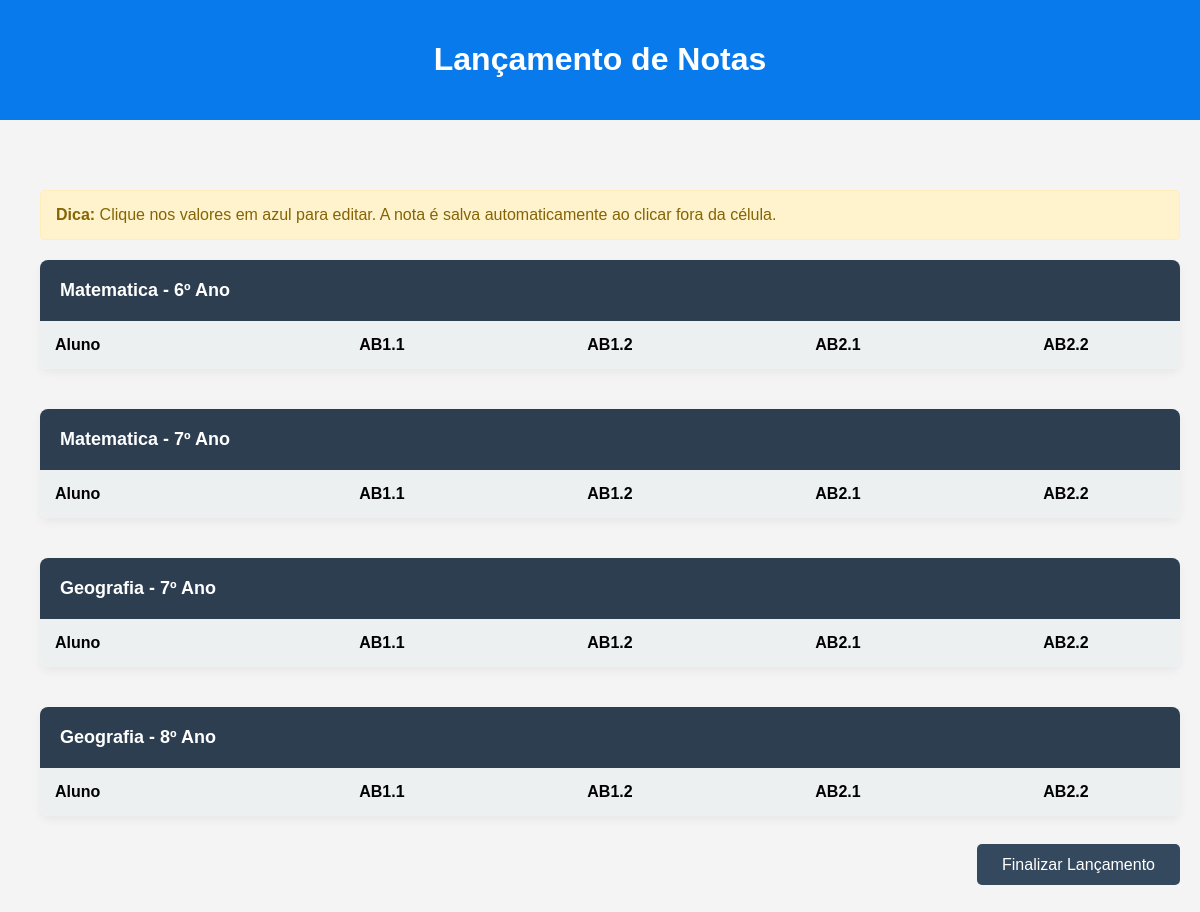
Page /notas on the earlier database version.
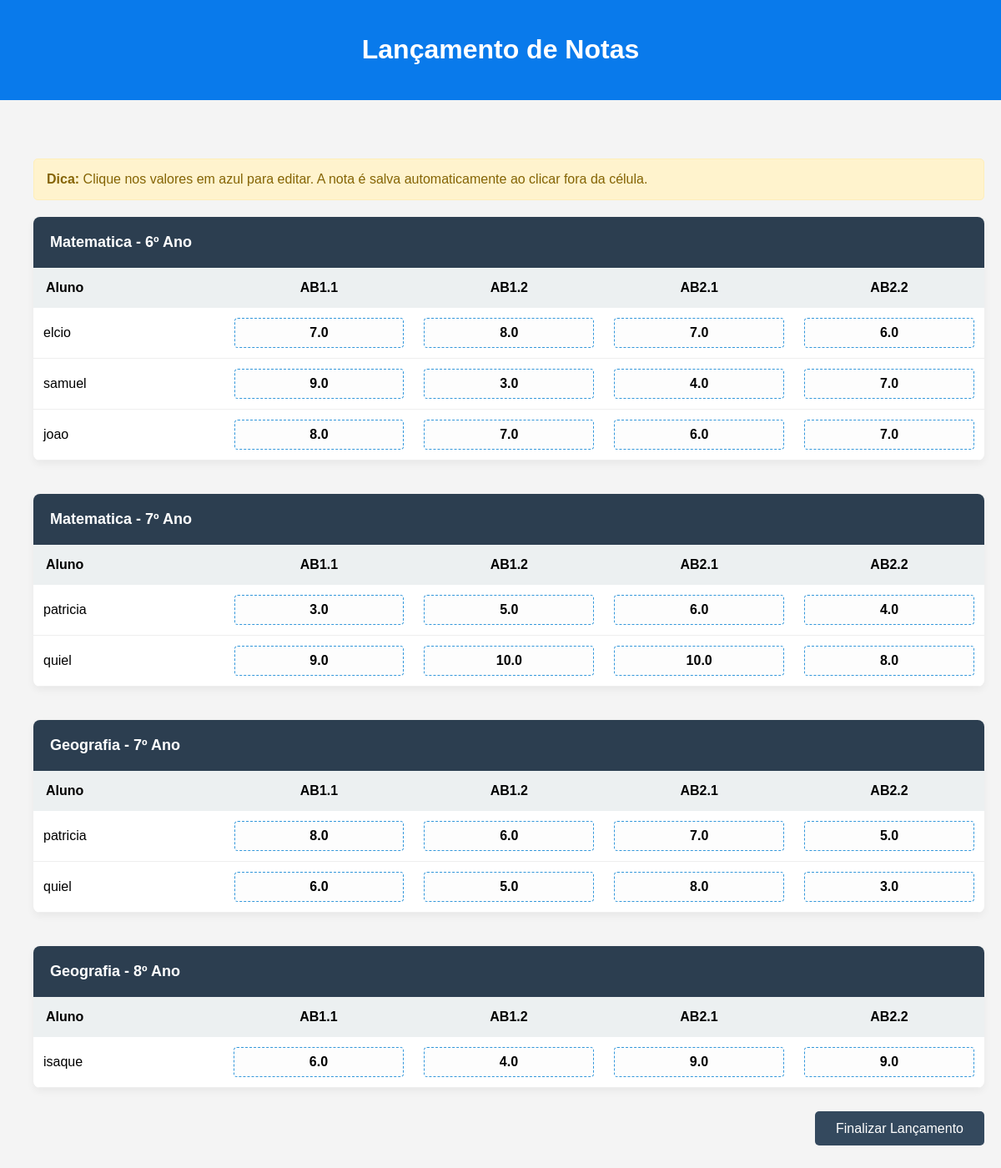
Same page on the later database version.
### tables this page shows
CREATE TABLE usuarios (
        id INTEGER PRIMARY KEY AUTOINCREMENT,
        nome TEXT NOT NULL,
        cpf TEXT UNIQUE NOT NULL,
        email TEXT UNIQUE NOT NULL,
        senha TEXT NOT NULL,
        tipo TEXT NOT NULL,      -- Define se é 'aluno' ou 'professor'
        ano_letivo INTEGER        -- Usado apenas para alunos (ex: 1, 2, 3)
    );

CREATE TABLE notas (
        id INTEGER PRIMARY KEY AUTOINCREMENT,
        aluno_id INTEGER,
        materia_id INTEGER,
        ano_letivo INTEGER,
        ab1_1 REAL DEFAULT 0,
        ab1_2 REAL DEFAULT 0,
        ab2_1 REAL DEFAULT 0,
        ab2_2 REAL DEFAULT 0,
        FOREIGN KEY (aluno_id) REFERENCES usuarios(id),
        FOREIGN KEY (materia_id) REFERENCES materias(id)
    );

### app.py (the view)
@app.route("/notas")
def notas():
    conn = conectar()
    cursor = conn.cursor()
    cursor.execute("SELECT id FROM usuarios WHERE tipo='professor' LIMIT 1")
    professor = cursor.fetchone()
    if not professor:
        return "Nenhum professor encontrado no sistema"
    professor_id = professor[0]
    cursor.execute("""
    SELECT m.nome, pm.ano_letivo
    FROM professor_materias pm
    JOIN materias m ON pm.materia_id = m.id
    WHERE pm.professor_id = ?
    """, (professor_id,))
    turmas_professor = cursor.fetchall()
    turmas = []
    for materia_nome, ano in turmas_professor:
        cursor.execute("SELECT id, nome, email FROM usuarios WHERE tipo='aluno' AND ano_letivo=?", (ano,))
        alunos = cursor.fetchall()
        alunos_formatados = []
        for aluno in alunos:
            aluno_id = aluno[0]
            cursor.execute("""
            SELECT n.ab1_1, n.ab1_2, n.ab2_1, n.ab2_2
            FROM notas n
            JOIN materias m ON n.materia_id = m.id
            WHERE n.aluno_id=? AND m.nome=? AND n.ano_letivo=?
            """,(aluno_id, materia_nome, ano))
            notas = cursor.fetchone()
            if notas:
                ab1_1, ab1_2, ab2_1, ab2_2 = notas
            else:
                ab1_1 = ab1_2 = ab2_1 = ab2_2 = "-"
            alunos_formatados.append({
                "id": aluno_id,
                "nome": aluno[1],
                "email": aluno[2],
                "ab1_1": ab1_1, "ab1_2": ab1_2, "ab2_1": ab2_1, "ab2_2": ab2_2
            })
        turmas.append({
            "materia": materia_nome,
            "ano": ano,
            "alunos": alunos_formatados
        })
    conn.close()
    return render_template("notas.html", turmas=turmas)

### app.py (called while the page is built)
def conectar():
    return sqlite3.connect("escola.db")

### template/notas.html (shortened to what this page needs)
<!DOCTYPE html>
<html lang="pt-br">
<head>
    <link rel="stylesheet" href="{{ url_for('static', filename='css/style.css') }}">
</head>
<body>
    <header><h1>Lançamento de Notas</h1></header>
    <main class="container">
        <div class="instrucao">
            <strong>Dica:</strong> Clique nos valores em azul para editar. A nota é salva automaticamente ao clicar fora da célula.
        </div>
        {% for turma in turmas %}
        <div class="tabela-notas">
            <h2>{{ turma.materia }} - {{ turma.ano }}º Ano</h2>
            <table>
                <thead>
                    <tr>
                        <th style="text-align: left;">Aluno</th>
                        <th>AB1.1</th>
                        <th>AB1.2</th>
                        <th>AB2.1</th>
                        <th>AB2.2</th>
                    </tr>
                </thead>
                <tbody>
                    {% for aluno in turma.alunos %}
                    <tr>
                        <td style="text-align: left;">{{ aluno.nome }}</td>
                        <td><div class="nota-editavel nota" contenteditable="true" data-aluno="{{ aluno.id }}" data-materia="{{ turma.materia }}" data-ano="{{ turma.ano }}" data-campo="ab1_1">{{ aluno.ab1_1 or '-' }}</div></td>
                        <td><div class="nota-editavel nota" contenteditable="true" data-aluno="{{ aluno.id }}" data-materia="{{ turma.materia }}" data-ano="{{ turma.ano }}" data-campo="ab1_2">{{ aluno.ab1_2 or '-' }}</div></td>
                        <td><div class="nota-editavel nota" contenteditable="true" data-aluno="{{ aluno.id }}" data-materia="{{ turma.materia }}" data-ano="{{ turma.ano }}" data-campo="ab2_1">{{ aluno.ab2_1 or '-' }}</div></td>
                        <td><div class="nota-editavel nota" contenteditable="true" data-aluno="{{ aluno.id }}" data-materia="{{ turma.materia }}" data-ano="{{ turma.ano }}" data-campo="ab2_2">{{ aluno.ab2_2 or '-' }}</div></td>
                    </tr>
                    {% endfor %}
                </tbody>
            </table>
        </div>
        {% endfor %}
        <div class="btn-save-box">
            <a href="/dashboard_professor" class="btn-voltar" style="background: #34495e; color: white; padding: 12px 25px; border-radius: 5px; text-decoration: none;">Finalizar Lançamento</a>
        </div>
    </main>
</body>
</html>

Differences in the rows shown:
added usuarios: nome "elcio"
added notas: ab1_1 "7.0", ab1_2 "8.0", ab2_1 "7.0", ab2_2 "6.0"
added usuarios: nome "samuel"
added notas: ab1_1 "9.0", ab1_2 "3.0", ab2_1 "4.0", ab2_2 "7.0"
added usuarios: nome "joao"
added notas: ab1_1 "8.0", ab1_2 "7.0", ab2_1 "6.0", ab2_2 "7.0"
added usuarios: nome "patricia" "patricia"
added notas: ab1_1 "3.0", ab1_2 "5.0", ab2_1 "6.0", ab2_2 "4.0"
added usuarios: nome "quiel" "quiel"
added notas: ab1_1 "9.0", ab1_2 "10.0", ab2_1 "10.0", ab2_2 "8.0"
added notas: ab1_1 "8.0", ab1_2 "6.0", ab2_1 "7.0", ab2_2 "5.0"
added notas: ab1_1 "6.0", ab1_2 "5.0", ab2_1 "8.0", ab2_2 "3.0"
added usuarios: nome "isaque"
added notas: ab1_1 "6.0", ab1_2 "4.0", ab2_1 "9.0", ab2_2 "9.0"
